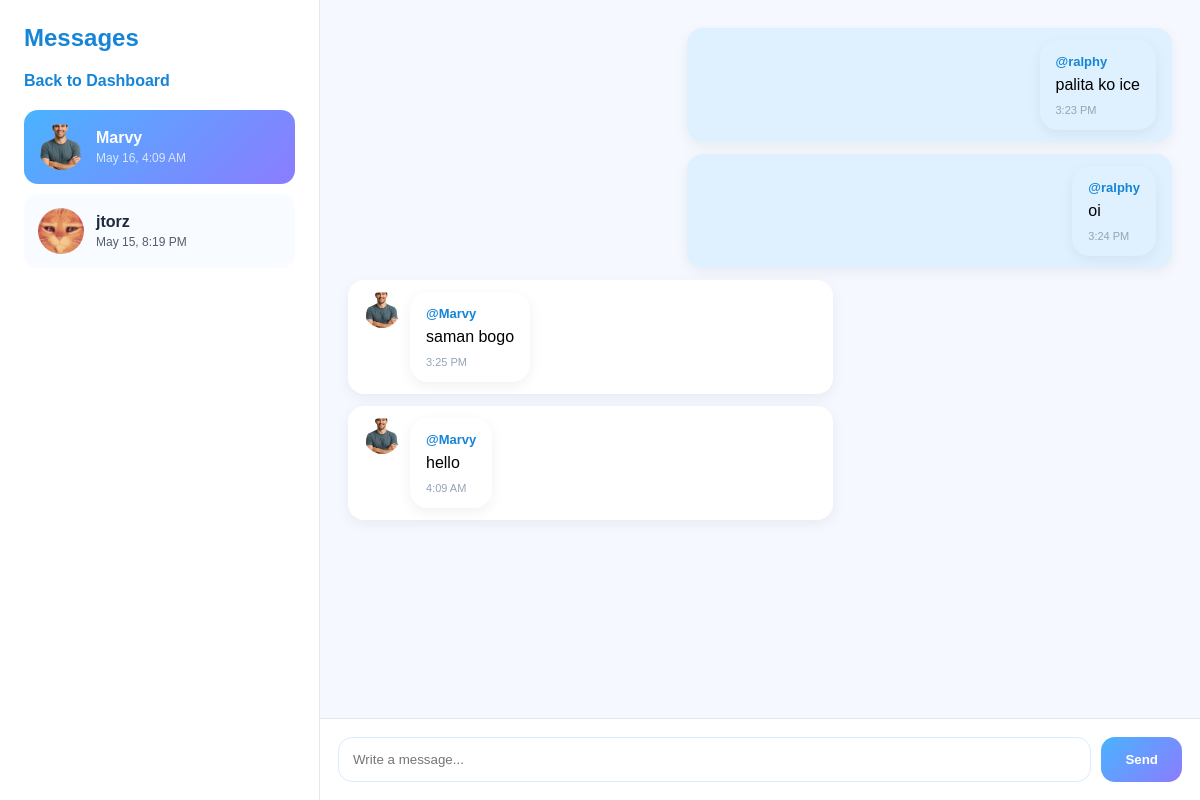
Page /backend/messages.php?thread_id=1 (signed in) on the committed database.
### tables this page shows
CREATE TABLE `chat_threads` (
  `thread_id` int(11) NOT NULL,
  `thread_type` varchar(20) DEFAULT 'direct',
  `thread_name` varchar(100) DEFAULT NULL,
  `created_at` timestamp NOT NULL DEFAULT current_timestamp()
);

CREATE TABLE `users` (
  `user_id` int(11) NOT NULL,
  `full_name` varchar(100) NOT NULL,
  `username` varchar(50) NOT NULL,
  `email` varchar(100) NOT NULL,
  `password` varchar(255) NOT NULL,
  `bio` text DEFAULT NULL,
  `profile_image` varchar(255) DEFAULT '../assets/images/default-profile.png',
  `balance` decimal(10,2) DEFAULT 0.00,
  `total_earned` decimal(10,2) DEFAULT 0.00,
  `total_spent` decimal(10,2) DEFAULT 0.00,
  `total_sales` int(11) DEFAULT 0,
  `profile_views` int(11) DEFAULT 0,
  `is_verified` tinyint(1) DEFAULT 0,
  `created_at` timestamp NOT NULL DEFAULT current_timestamp(),
  `facebook_link` varchar(255) DEFAULT NULL,
  `instagram_link` varchar(255) DEFAULT NULL,
  `x_link` varchar(255) DEFAULT NULL,
  `tags` varchar(255) DEFAULT NULL,
  `this_month_earned` decimal(10,2) DEFAULT 0.00,
  `member_since` timestamp NOT NULL DEFAULT current_timestamp(),
  `gcash_number` varchar(11) DEFAULT NULL
);

CREATE TABLE `chat_messages` (
  `message_id` int(11) NOT NULL,
  `thread_id` int(11) NOT NULL,
  `sender_id` int(11) NOT NULL,
  `message_text` text NOT NULL,
  `created_at` timestamp NOT NULL DEFAULT current_timestamp()
);

### backend/messages.php (the view, shortened to what this page needs)
<?php
$conn = db_connect();
$user_id = $_SESSION['user_id'];
$threads = $conn->prepare("
    SELECT
        ct.thread_id,
        other_user.user_id AS other_user_id,
        other_user.username AS other_username,
        other_user.profile_image AS other_profile_image,
        MAX(cm.created_at) AS last_message_at
    FROM chat_threads ct
    JOIN chat_members me
        ON ct.thread_id = me.thread_id
    JOIN chat_members other_member
        ON ct.thread_id = other_member.thread_id
        AND other_member.user_id != ?
    JOIN users other_user
        ON other_member.user_id = other_user.user_id
    LEFT JOIN chat_messages cm
        ON ct.thread_id = cm.thread_id
    WHERE me.user_id = ?
    GROUP BY ct.thread_id, other_user.user_id, other_user.username, other_user.profile_image
    ORDER BY last_message_at DESC
");
$threads->bind_param("ii", $user_id, $user_id);
$threads->execute();
$threadList = $threads->get_result();
$active_thread_id = intval($_GET['thread_id'] ?? 0);
$messages = null;
if ($active_thread_id > 0) {
    $msg_stmt = $conn->prepare("
        SELECT cm.*, u.username, u.profile_image, u.user_id
        FROM chat_messages cm
        JOIN users u
            ON cm.sender_id = u.user_id
        JOIN chat_members mem
            ON cm.thread_id = mem.thread_id
        WHERE cm.thread_id = ?
        AND mem.user_id = ?
        ORDER BY cm.created_at ASC
    ");
    $msg_stmt->bind_param("ii", $active_thread_id, $user_id);
    $msg_stmt->execute();
    $messages = $msg_stmt->get_result();
}
?>
<!DOCTYPE html>
<html>
<head>
    <link rel="stylesheet" href="../assets/css/messages.css">
</head>
<body>
<div class="messages-layout">
    <aside class="threads-panel">
        <h2>Messages</h2>
        <a class="back-link" href="dashboard.php">Back to Dashboard</a>
        <?php while($t = $threadList->fetch_assoc()): ?>
            <a class="thread-link <?php echo $active_thread_id == $t['thread_id'] ? 'active' : ''; ?>"
               href="messages.php?thread_id=<?php echo $t['thread_id']; ?>">
                <img
                    src="<?php echo htmlspecialchars($t['other_profile_image'] ?? '../assets/images/default-profile.png'); ?>"
                    class="thread-avatar"
                >
                <div>
                    <strong><?php echo htmlspecialchars($t['other_username']); ?></strong>
                    <span>
                        <?php echo $t['last_message_at']
                            ? date('M j, g:i A', strtotime($t['last_message_at']))
                            : 'No messages';
                        ?>
                    </span>
                </div>
            </a>
        <?php endwhile; ?>
    </aside>
    <main class="chat-panel">
        <?php if ($active_thread_id <= 0): ?>
            <div class="empty-chat">Select a conversation.</div>
        <?php else: ?>
            <div class="chat-messages">
                <?php if ($messages && $messages->num_rows > 0): ?>
                    <?php while($m = $messages->fetch_assoc()): ?>
                        <div class="message <?php echo $m['sender_id'] == $user_id ? 'mine' : ''; ?>">
                            <?php if ($m['sender_id'] != $user_id): ?>
                                <a href="profile.php?user_id=<?php echo $m['user_id']; ?>">
                                    <img
                                        src="<?php echo htmlspecialchars($m['profile_image'] ?? '../assets/images/default-profile.png'); ?>"
                                        class="message-avatar"
                                    >
                                </a>
                            <?php endif; ?>
                            <div class="message-content">
                                <a href="profile.php?user_id=<?php echo $m['user_id']; ?>" class="message-name">
                                    @<?php echo htmlspecialchars($m['username']); ?>
                                </a>
                                <p><?php echo htmlspecialchars($m['message_text']); ?></p>
                                <span><?php echo date('g:i A', strtotime($m['created_at'])); ?></span>
                            </div>
                        </div>
                    <?php endwhile; ?>
                <?php else: ?>
                    <div class="empty-chat">No messages yet.</div>
                <?php endif; ?>
            </div>
            <form class="chat-form" action="send_message.php" method="POST">
                <input type="text" name="message_text" placeholder="Write a message..." required>
                <button type="submit">Send</button>
            </form>
        <?php endif; ?>
    </main>
</div>
</body>
</html>

### assets/css/messages.css (style rules this page uses)
body { margin:0; font-family:Arial, Helvetica, sans-serif; background:#f5f8ff; }
.messages-layout { display:grid; grid-template-columns:320px 1fr; height:100vh; }
.threads-panel { background:white; border-right:1px solid #e5e7eb; padding:24px; overflow:auto; }
.threads-panel h2 { margin-top:0; color:#1685d8; }
.back-link { display:block; margin-bottom:20px; color:#1685d8; text-decoration:none; font-weight:700; }
.thread-link { display:block; padding:14px; border-radius:14px; text-decoration:none; color:#1e293b; margin-bottom:10px; background:#f8fbff; }
.thread-link.active, .thread-link:hover { background:linear-gradient(135deg,#4ab3ff,#8b7cff); color:white; }
.thread-link span { display:block; font-size:12px; opacity:0.75; margin-top:4px; }
.chat-panel { display:flex; flex-direction:column; height:100vh; }
.chat-messages { flex:1; padding:28px; overflow:auto; }
.message { max-width:55%; background:white; padding:12px 16px; border-radius:16px; margin-bottom:12px; box-shadow:0 4px 14px rgba(0,0,0,0.06); }
.message.mine { margin-left:auto; background:#dff0ff; }
.message p { margin:6px 0; }
.message span { font-size:11px; color:#94a3b8; }
.chat-form { display:flex; gap:10px; padding:18px; background:white; border-top:1px solid #e5e7eb; }
.chat-form input { flex:1; border:1px solid #dbeafe; border-radius:14px; padding:14px; }
.chat-form button { border:none; background:linear-gradient(135deg,#4ab3ff,#8b7cff); color:white; font-weight:800; border-radius:14px; padding:0 24px; }
.message { display:flex; gap:10px; align-items:flex-start; margin-bottom:12px; }
.message-avatar { width:36px; height:36px; border-radius:50%; object-fit:cover; }
.message-content { background:white; padding:12px 16px; border-radius:18px; max-width:70%; box-shadow:0 4px 14px rgba(0,0,0,0.06); }
.message.mine { justify-content:flex-end; }
.message.mine .message-content { background:#dff0ff; }
.thread-link { display:flex; align-items:center; gap:12px; }
.thread-avatar { width:46px; height:46px; border-radius:50%; object-fit:cover; }
.message-name { text-decoration:none; color:#1685d8; font-weight:800; font-size:13px; }

### rows in the picture
chat_threads: users.profile_image (picture), users.username "Marvy", last_message_at "May 16, 4:09 AM"
chat_threads: users.profile_image (picture), users.username "jtorz", last_message_at "May 15, 8:19 PM"
chat_messages: users.username "ralphy", message_text "palita ko ice", created_at "3:23 PM"
chat_messages: users.username "ralphy", message_text "oi", created_at "3:24 PM"
chat_messages: users.profile_image (picture), users.username "Marvy", message_text "saman bogo", created_at "3:25 PM"
chat_messages: users.profile_image (picture), users.username "Marvy", message_text "hello", created_at "4:09 AM"
